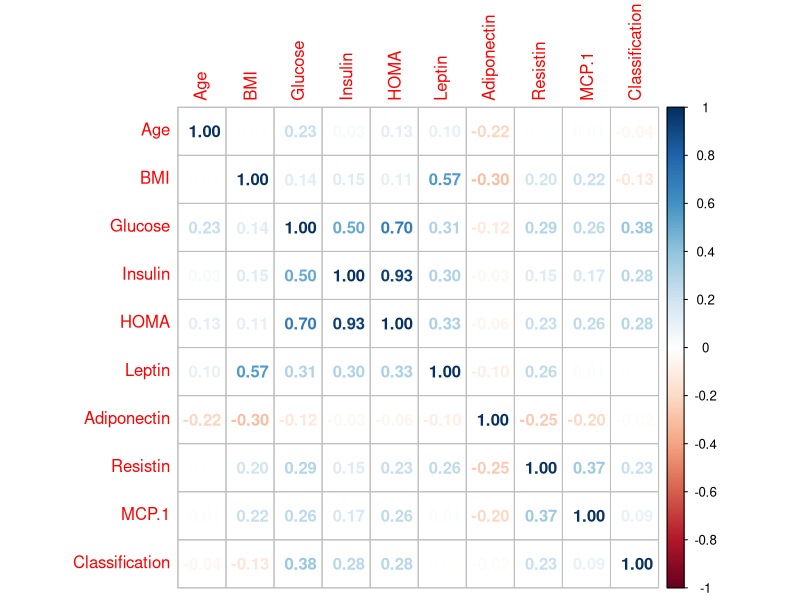

This chart was generated by the following R code:
## ---- chunk 1
#install.packages('corrplot')

## ---- chunk 2
data = read.csv('dataR2.csv')
## ---- chunk 3
normalize_min_max <- function(x) {
  return((x - min(x)) / (max(x) - min(x)))
}
## ---- chunk 4
columnas_a_normalizar = c(
  "Age",
  "BMI",
  "Glucose",
  "Insulin",
  "HOMA",
  "Leptin",
  "Adiponectin",
  "Resistin",
  "MCP.1",
  "Classification"
)

data_normalizada = data

data_normalizada[columnas_a_normalizar] = lapply(data_normalizada[columnas_a_normalizar], normalize_min_max)
## ---- chunk 5
head(data_normalizada)
## ---- chunk 6
library(ggplot2)
library(corrplot)
## ---- chunk 7
cov_matrix = cor(data_normalizada)
## ---- chunk 8
corrplot(cov_matrix, method = 'number')
